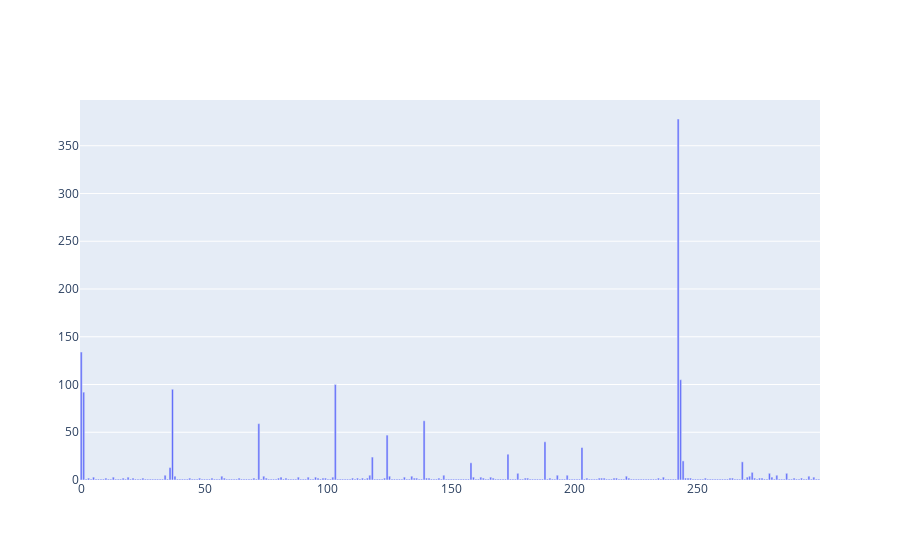

Write notebook code for a chart like this one.
### Code cell
import plotly.graph_objects as go
from plotly.offline import iplot
import plotly.figure_factory as ff
 
fig = go.Figure(
    data=[go.Bar(y=term_frequencies[:300])],
)
fig.show()

### Figure 1 — Plotly figure (JSON) as saved in the notebook; plotly's stock layout.template omitted (floating-point values rounded to 4 significant figures; data arrays with more than 128 entries replaced by an {"elided": "..."} marker saying what was removed)
{"data": [{"type": "bar", "y": {"elided": "300 int values"}}], "layout": {}}
